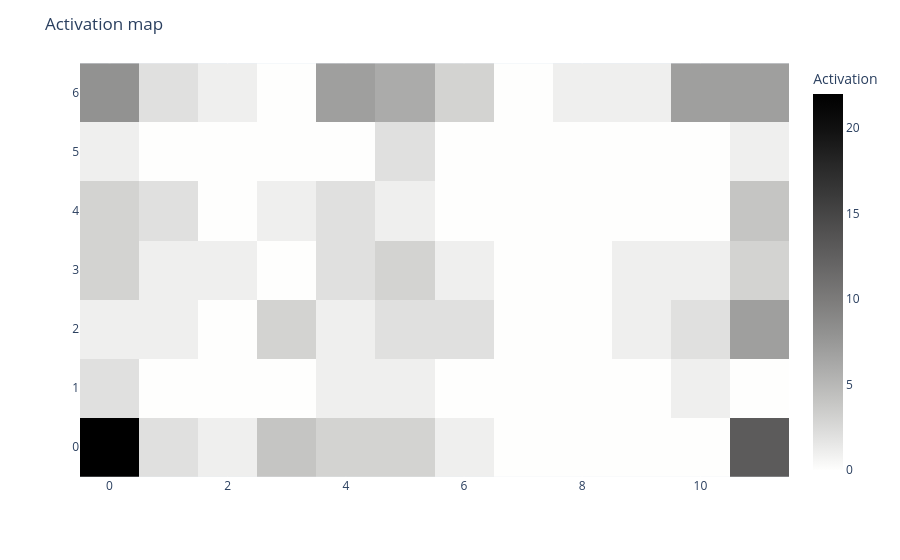

The notebook cell this image was saved under:
### Code cell
basin.legacy_pond() \
    .visualize_activation_map();

### Figure 1 — Plotly figure (JSON) as saved in the notebook; plotly's stock layout.template omitted (floating-point values rounded to 4 significant figures)
{"data": [{"coloraxis": "coloraxis", "name": "0", "z": [[22, 2, 1, 4, 3, 3, 1, 0, 0, 0, 0, 13], [2, 0, 0, 0, 1, 1, 0, 0, 0, 0, 1, 0], [1, 1, 0, 3, 1, 2, 2, 0, 0, 1, 2, 7], [3, 1, 1, 0, 2, 3, 1, 0, 0, 1, 1, 3], [3, 2, 0, 1, 2, 1, 0, 0, 0, 0, 0, 4], [1, 0, 0, 0, 0, 2, 0, 0, 0, 0, 0, 1], [8, 2, 1, 0, 7, 6, 3, 0, 1, 1, 7, 7]], "type": "heatmap", "xaxis": "x", "yaxis": "y", "hovertemplate": "x: %{x}<br>y: %{y}<br>Activation: %{z}<extra></extra>"}], "layout": {"xaxis": {"anchor": "y", "domain": [0.0, 1.0], "scaleanchor": "y", "constrain": "domain"}, "yaxis": {"anchor": "x", "domain": [0.0, 1.0], "autorange": true, "constrain": "domain"}, "coloraxis": {"colorbar": {"title": {"text": "Activation"}}, "colorscale": [[0.0, "rgb(254, 254, 253)"], [0.09091, "rgb(224, 224, 223)"], [0.1818, "rgb(197, 197, 195)"], [0.2727, "rgb(171, 171, 170)"], [0.3636, "rgb(146, 146, 145)"], [0.4545, "rgb(124, 123, 122)"], [0.5455, "rgb(102, 101, 101)"], [0.6364, "rgb(81, 80, 80)"], [0.7273, "rgb(59, 59, 59)"], [0.8182, "rgb(38, 38, 38)"], [0.9091, "rgb(16, 16, 16)"], [1.0, "rgb(0, 0, 0)"]], "autocolorscale": false}, "margin": {"t": 60}, "title": {"text": "Activation map"}, "autosize": true, "showlegend": true}}
